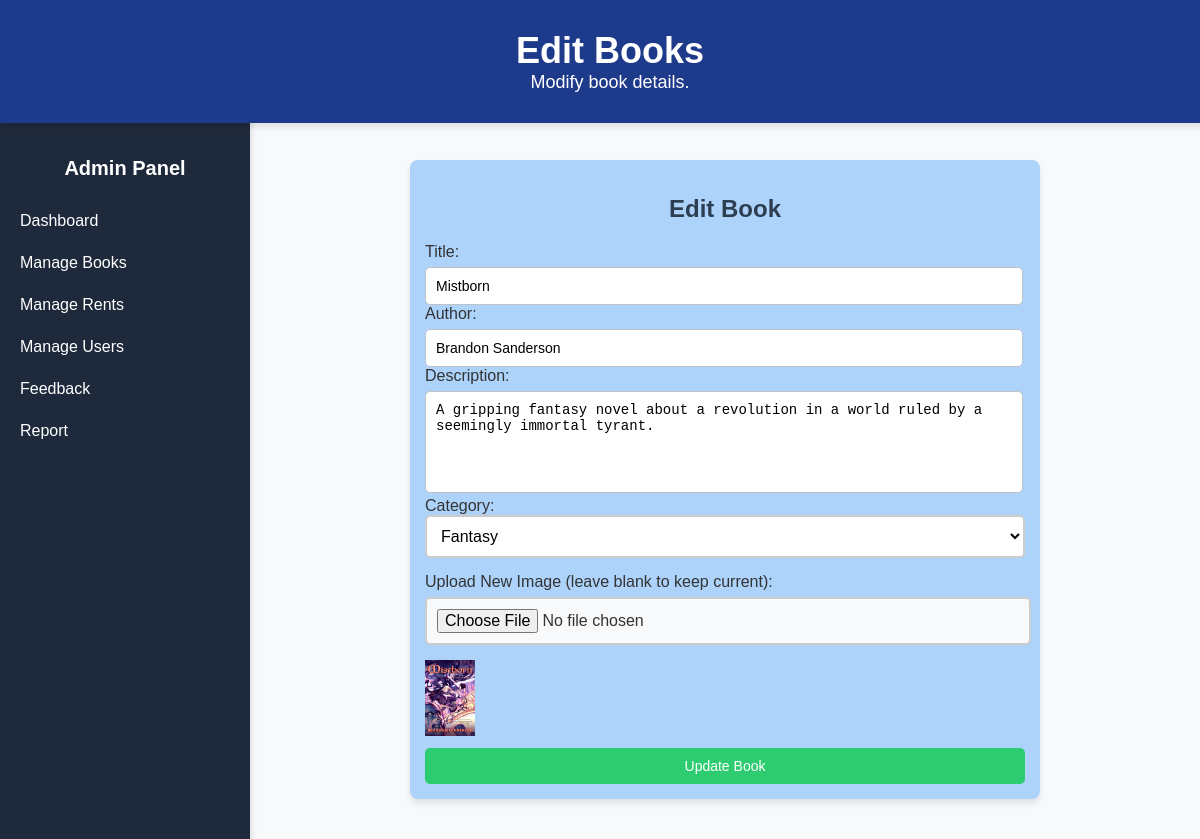
The page /edit_book.php?edit_id=4 on the database its author committed.
### tables this page shows
CREATE TABLE `books` (
  `book_id` int(11) NOT NULL,
  `key_slug` varchar(255) NOT NULL,
  `title` varchar(255) NOT NULL,
  `author` varchar(255) NOT NULL,
  `description` text NOT NULL,
  `rent_amount` int(11) NOT NULL DEFAULT 20,
  `category` varchar(255) NOT NULL,
  `image` varchar(255) NOT NULL,
  `created_at` timestamp NOT NULL DEFAULT current_timestamp()
);

### edit_book.php (the view, shortened to what this page needs)
<?php
include("db_connection.php");
$books = $conn->query("SELECT * FROM books ORDER BY category, title");
$edit_book = null;
if (isset($_GET['edit_id'])) {
    $edit_id = $conn->real_escape_string($_GET['edit_id']);
    $edit_book = $conn->query("SELECT * FROM books WHERE book_id='$edit_id'")->fetch_assoc();
}
?>
<!DOCTYPE html>
<html lang="en">
<head>
  <link rel="stylesheet" href="css/admin_dashboard.css">
</head>
<body>
<header class="header">
    <h1>Edit Books</h1>
    <p>Modify book details.</p>
</header>
<div class="sidebar">
    <h2>Admin Panel</h2>
    <a href="admin_dashboard.php">Dashboard</a>
    <div class="menu-item">
        <a href="#" id="manage-books">Manage Books</a>
    </div>
    <a href="manage_rentals.php">Manage Rents</a>
    <a href="manage_users.php">Manage Users</a>
    <a href="manage_feedback.php">Feedback</a>
    <a href="report.php">Report</a>
</div>
<div class="container">
    <div class="main-content">
        <?php if (!$edit_book): ?>
            <h2>Book List</h2>
            <table border="1">
                <tr>
                    <th>Title</th>
                    <th>Author</th>
                    <th>Description</th>
                    <th>Category</th>
                    <th>Image</th>
                    <th>Action</th>
                </tr>
                <?php while ($book = $books->fetch_assoc()): ?>
                    <tr>
                        <td><?php echo htmlspecialchars($book['title']); ?></td>
                        <td><?php echo htmlspecialchars($book['author']); ?></td>
                        <td><?php echo htmlspecialchars($book['description']); ?></td>
                        <td><?php echo htmlspecialchars($book['category']); ?></td>
                        <td><img src="<?php echo htmlspecialchars($book['image']); ?>" width="50"></td>
                        <td>
                            <a href="edit_book.php?edit_id=<?php echo $book['book_id']; ?>">Edit</a>
                        </td>
                    </tr>
                <?php endwhile; ?>
            </table>
        <?php else: ?>
            <section class="edit-book-form">
                <h2>Edit Book</h2>
                <form method="POST" enctype="multipart/form-data">
                    <label>Title:</label>
                    <input type="text" name="title" value="<?php echo htmlspecialchars($edit_book['title']); ?>" required>
                    <label>Author:</label>
                    <input type="text" name="author" value="<?php echo htmlspecialchars($edit_book['author']); ?>" required>
                    <label>Description:</label>
                    <textarea name="description" required><?php echo htmlspecialchars($edit_book['description']); ?></textarea>
                    <label>Category:</label>
                    <select name="category" required>
                        <?php
                        $categories = $conn->query("SELECT DISTINCT category FROM books");
                        while ($row = $categories->fetch_assoc()) {
                            $selected = ($row['category'] == $edit_book['category']) ? "selected" : "";
                            echo "<option value='" . htmlspecialchars($row['category']) . "' $selected>" . htmlspecialchars($row['category']) . "</option>";
                        }
                        ?>
                    </select>
                    <label>Upload New Image (leave blank to keep current):</label>
                    <input type="file" name="image" accept="image/*">
                    <img src="<?php echo htmlspecialchars($edit_book['image']); ?>" width="50">
                    <button type="submit" name="update_book">Update Book</button>
                </form>
            </section>
        <?php endif; ?>
    </div>
</div>
</body>
</html>

### css/admin_dashboard.css (style rules this page uses)
body { font-family: 'Poppins', sans-serif; margin: 0; padding: 0; background-color: #f8f9fa; color: #333; display: flex; flex-direction: column; min-height: 100vh; }
.header { background: #1e3a8a; color: white; padding: 30px 10px; text-align: center; font-size: 22px; box-shadow: 0px 4px 6px rgba(0, 0, 0, 0.1); position: fixed; width: 100%; top: 0; left: 0; z-index: 1000; }
.header h1 { margin: 0; font-size: 36px; }
.header p { margin: 0; font-size: 18px; }
.sidebar { width: 250px; height: 100vh; background: #1e293b; color: white; padding-top: 20px; position: fixed; top: 120px; left: 0; display: flex; flex-direction: column; box-shadow: 2px 0 5px rgba(0, 0, 0, 0.1); overflow-y: auto; }
.sidebar h2 { text-align: center; font-size: 20px; margin-bottom: 20px; }
.sidebar a { display: block; color: white; padding: 12px 20px; text-decoration: none; font-size: 16px; transition: background 0.3s; }
.container { margin-top: 50px; margin-left: 250px; padding: 100px 20px 20px; flex-grow: 1; display: flex; flex-direction: column; align-items: center; }
.add-book-form, .edit-book-form { background: #add3fb; padding: 15px; border-radius: 8px; margin: 10px 20px 20px 20px; box-shadow: 0px 4px 6px rgba(0, 0, 0, 0.1); max-width: 600px; }
.add-book-form h2, .edit-book-form h2 { text-align: center; color: #2c3e50; }
.add-book-form input, .add-book-form textarea, .edit-book-form input, .edit-book-form textarea { width: 96%; padding: 10px; margin-top: 6px; border-radius: 5px; border: 1px solid #bdc3c7; font-size: 14px; }
.add-book-form textarea, .edit-book-form textarea { height: 80px; resize: none; }
.add-book-form button, .edit-book-form button { background: #2ecc71; color: white; padding: 10px; border: none; cursor: pointer; width: 100%; margin-top: 8px; border-radius: 5px; font-size: 14px; transition: 0.3s; }

### edit_book.php (style rules this page uses)
select[name="category"] { width: 100%; padding: 10px; font-size: 16px; border: 2px solid #ccc; border-radius: 5px; background-color: #fff; cursor: pointer; margin-bottom: 15px; }
input[type="file"] { display: block; width: 97%; padding: 10px; font-size: 16px; border: 2px solid #ccc; border-radius: 5px; background-color: #f8f9fa; cursor: pointer; margin-bottom: 15px; }

### rows shown on the page
books: title "Mistborn", author "Brandon Sanderson", description "A gripping fantasy novel about a revolution in a world ruled by a seemingly immortal tyrant.", image (picture)

### other values the page prints
form field category "Fantasy"
